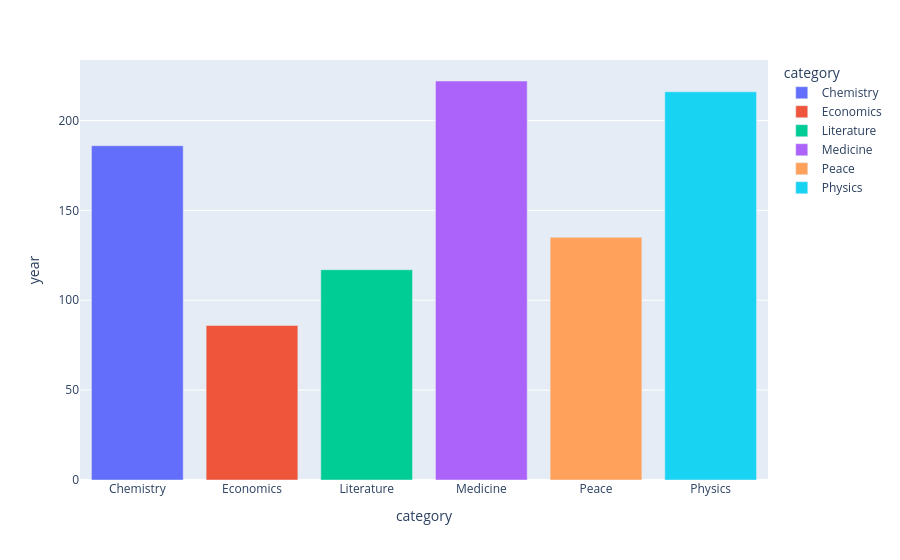

Write notebook code for a chart like this one.
### Code cell
category_count = df_data.groupby(by='category').count()



px.bar(data_frame=category_count, x=category_count.index, y=category_count.year,color=category_count.index, color_continuous_scale='Aggrnyl')

### Figure 1 — Plotly figure (JSON) as saved in the notebook; plotly's stock layout.template omitted (floating-point values rounded to 4 significant figures)
{"data": [{"alignmentgroup": "True", "hovertemplate": "category=%{x}<br>year=%{y}<extra></extra>", "legendgroup": "Chemistry", "marker": {"color": "#636efa", "pattern": {"shape": ""}}, "name": "Chemistry", "offsetgroup": "Chemistry", "orientation": "v", "showlegend": true, "textposition": "auto", "type": "bar", "x": ["Chemistry"], "xaxis": "x", "y": [186], "yaxis": "y"}, {"alignmentgroup": "True", "hovertemplate": "category=%{x}<br>year=%{y}<extra></extra>", "legendgroup": "Economics", "marker": {"color": "#EF553B", "pattern": {"shape": ""}}, "name": "Economics", "offsetgroup": "Economics", "orientation": "v", "showlegend": true, "textposition": "auto", "type": "bar", "x": ["Economics"], "xaxis": "x", "y": [86], "yaxis": "y"}, {"alignmentgroup": "True", "hovertemplate": "category=%{x}<br>year=%{y}<extra></extra>", "legendgroup": "Literature", "marker": {"color": "#00cc96", "pattern": {"shape": ""}}, "name": "Literature", "offsetgroup": "Literature", "orientation": "v", "showlegend": true, "textposition": "auto", "type": "bar", "x": ["Literature"], "xaxis": "x", "y": [117], "yaxis": "y"}, {"alignmentgroup": "True", "hovertemplate": "category=%{x}<br>year=%{y}<extra></extra>", "legendgroup": "Medicine", "marker": {"color": "#ab63fa", "pattern": {"shape": ""}}, "name": "Medicine", "offsetgroup": "Medicine", "orientation": "v", "showlegend": true, "textposition": "auto", "type": "bar", "x": ["Medicine"], "xaxis": "x", "y": [222], "yaxis": "y"}, {"alignmentgroup": "True", "hovertemplate": "category=%{x}<br>year=%{y}<extra></extra>", "legendgroup": "Peace", "marker": {"color": "#FFA15A", "pattern": {"shape": ""}}, "name": "Peace", "offsetgroup": "Peace", "orientation": "v", "showlegend": true, "textposition": "auto", "type": "bar", "x": ["Peace"], "xaxis": "x", "y": [135], "yaxis": "y"}, {"alignmentgroup": "True", "hovertemplate": "category=%{x}<br>year=%{y}<extra></extra>", "legendgroup": "Physics", "marker": {"color": "#19d3f3", "pattern": {"shape": ""}}, "name": "Physics", "offsetgroup": "Physics", "orientation": "v", "showlegend": true, "textposition": "auto", "type": "bar", "x": ["Physics"], "xaxis": "x", "y": [216], "yaxis": "y"}], "layout": {"barmode": "relative", "legend": {"title": {"text": "category"}, "tracegroupgap": 0}, "margin": {"t": 60}, "xaxis": {"anchor": "y", "categoryarray": ["Chemistry", "Economics", "Literature", "Medicine", "Peace", "Physics"], "categoryorder": "array", "domain": [0, 1], "title": {"text": "category"}}, "yaxis": {"anchor": "x", "domain": [0, 1], "title": {"text": "year"}}}}
